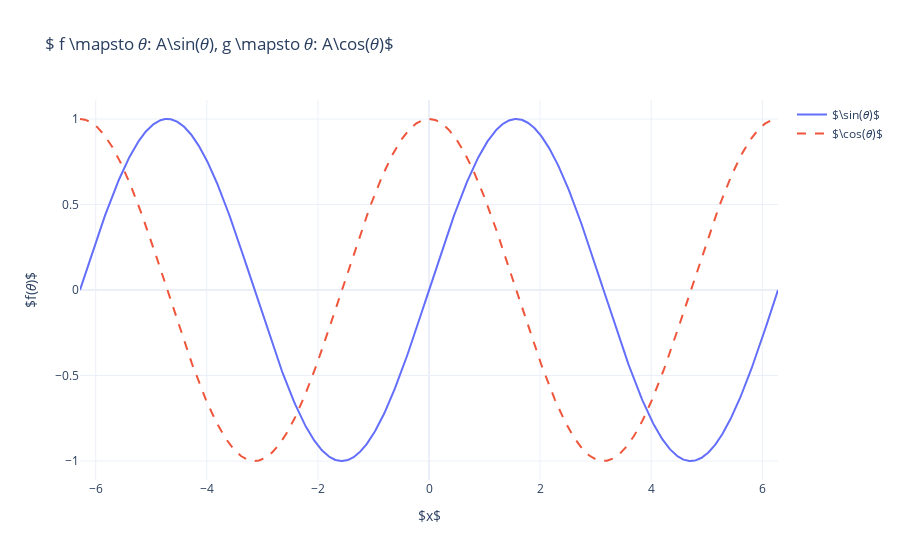

The cell this chart's notebook holds for it:
### Code cell
trace1 = go.Scatter(x = 𝜃, y = np.sin(𝜃), line = {'dash':'solid'}, name = "$\sin(𝜃)$")
trace2 = go.Scatter(x = 𝜃, y = np.cos(𝜃), line = {'dash':'dash'}, name = "$\cos(𝜃)$")

fig = go.Figure(data = [trace1, trace2], layout = {'title': "$ f \mapsto 𝜃: A\sin(𝜃), g \mapsto 𝜃: A\cos(𝜃)$",
                                                  'xaxis': {'title': "$x$"}, 'yaxis': {'title': "$f(𝜃)$"}, 
                                                   'template': "plotly_white"})

fig.show()

### Figure 1 — Plotly figure (JSON) as saved in the notebook; plotly's stock layout.template omitted (floating-point values rounded to 4 significant figures; data arrays with more than 128 entries replaced by an {"elided": "..."} marker saying what was removed)
{"data": [{"line": {"dash": "solid"}, "name": "$\\sin(𝜃)$", "type": "scatter", "x": {"elided": "1000 float values"}, "y": {"elided": "1000 float values"}}, {"line": {"dash": "dash"}, "name": "$\\cos(𝜃)$", "type": "scatter", "x": {"elided": "1000 float values"}, "y": {"elided": "1000 float values"}}], "layout": {"title": {"text": "$ f \\mapsto 𝜃: A\\sin(𝜃), g \\mapsto 𝜃: A\\cos(𝜃)$"}, "xaxis": {"title": {"text": "$x$"}}, "yaxis": {"title": {"text": "$f(𝜃)$"}}}}
